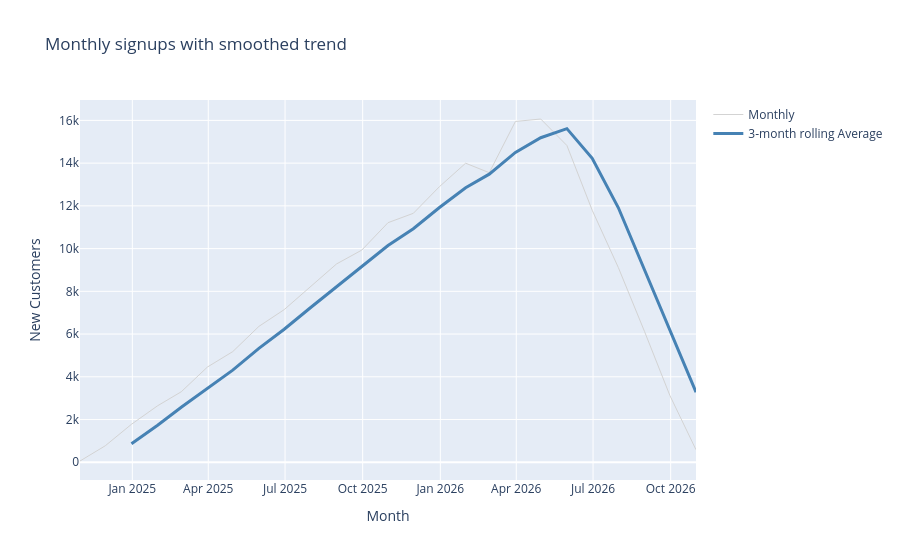

Notebook source saved alongside this figure:
### Markdown cell above
## Panel 3: Monthly signup trend with smoothing.
The layered Graph Objects chart from Step 8 of the Guided Example, reproduced. Gray monthly line, steelblue rolling-3-month average overlay. Title: "Monthly signups with smoothed trend."

### Code cell
monthly_signups =(
    df.set_index('signup_date')
    .resample('ME')
    .size()
    .reset_index(name='signups')
)

monthly_signups['signups_smoothed']=monthly_signups['signups'].rolling(window=3).mean()

fig_signup_layered = go.Figure()

fig_signup_layered.add_trace(go.Scatter(
    x=monthly_signups['signup_date'],
    y=monthly_signups['signups'],
    mode='lines',
    name='Monthly',
    line=dict(color = 'lightgray', width=1)
))

fig_signup_layered.add_trace(go.Scatter(
    x=monthly_signups['signup_date'],
    y=monthly_signups['signups_smoothed'],
    mode = 'lines',
    name='3-month rolling Average',
    line=dict(color = 'steelblue', width=3)
))

fig_signup_layered.update_layout(
    title = 'Monthly signups with smoothed trend',
    xaxis_title = 'Month',
    yaxis_title = 'New Customers'
)
fig_signup_layered.show()

### Figure 1 — Plotly figure (JSON) as saved in the notebook; plotly's stock layout.template omitted (floating-point values rounded to 4 significant figures)
{"data": [{"line": {"color": "lightgray", "width": 1}, "mode": "lines", "name": "Monthly", "type": "scatter", "x": ["2024-10-31T00:00:00.000000", "2024-11-30T00:00:00.000000", "2024-12-31T00:00:00.000000", "2025-01-31T00:00:00.000000", "2025-02-28T00:00:00.000000", "2025-03-31T00:00:00.000000", "2025-04-30T00:00:00.000000", "2025-05-31T00:00:00.000000", "2025-06-30T00:00:00.000000", "2025-07-31T00:00:00.000000", "2025-08-31T00:00:00.000000", "2025-09-30T00:00:00.000000", "2025-10-31T00:00:00.000000", "2025-11-30T00:00:00.000000", "2025-12-31T00:00:00.000000", "2026-01-31T00:00:00.000000", "2026-02-28T00:00:00.000000", "2026-03-31T00:00:00.000000", "2026-04-30T00:00:00.000000", "2026-05-31T00:00:00.000000", "2026-06-30T00:00:00.000000", "2026-07-31T00:00:00.000000", "2026-08-31T00:00:00.000000", "2026-09-30T00:00:00.000000", "2026-10-31T00:00:00.000000"], "y": [60, 774, 1779, 2645, 3300, 4457, 5178, 6359, 7145, 8195, 9281, 9931, 11213, 11651, 12901, 13996, 13553, 15950, 16065, 14826, 11794, 9111, 6121, 3130, 585]}, {"line": {"color": "steelblue", "width": 3}, "mode": "lines", "name": "3-month rolling Average", "type": "scatter", "x": ["2024-10-31T00:00:00.000000", "2024-11-30T00:00:00.000000", "2024-12-31T00:00:00.000000", "2025-01-31T00:00:00.000000", "2025-02-28T00:00:00.000000", "2025-03-31T00:00:00.000000", "2025-04-30T00:00:00.000000", "2025-05-31T00:00:00.000000", "2025-06-30T00:00:00.000000", "2025-07-31T00:00:00.000000", "2025-08-31T00:00:00.000000", "2025-09-30T00:00:00.000000", "2025-10-31T00:00:00.000000", "2025-11-30T00:00:00.000000", "2025-12-31T00:00:00.000000", "2026-01-31T00:00:00.000000", "2026-02-28T00:00:00.000000", "2026-03-31T00:00:00.000000", "2026-04-30T00:00:00.000000", "2026-05-31T00:00:00.000000", "2026-06-30T00:00:00.000000", "2026-07-31T00:00:00.000000", "2026-08-31T00:00:00.000000", "2026-09-30T00:00:00.000000", "2026-10-31T00:00:00.000000"], "y": [NaN, NaN, 871.0, 1733.0, 2575.0, 3467.0, 4312.0, 5331.0, 6227.0, 7233.0, 8207.0, 9136.0, 10140.0, 10930.0, 11920.0, 12850.0, 13480.0, 14500.0, 15190.0, 15610.0, 14230.0, 11910.0, 9009.0, 6121.0, 3279.0]}], "layout": {"title": {"text": "Monthly signups with smoothed trend"}, "xaxis": {"title": {"text": "Month"}}, "yaxis": {"title": {"text": "New Customers"}}}}
